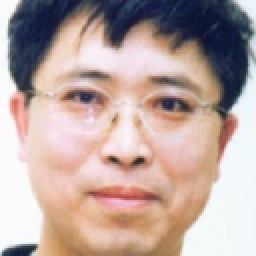
#> input picture Faces/0001_0000255/0001_0000255_3.jpg, 128 x 128 px (shown 2 times larger); its folder holds only this picture in this run
$ python face_extract.py Faces/0001_0000255
#> lines starting #> are read from the running program, lines starting #| are printed output that depends on the picture
#Importing Libraries
from PIL import Image
import os
import sys
import numpy as np
import cv2
import imghdr
from pathlib import Path

#Input the folder name of the dataset
directory = sys.argv[1]
#Path where the extracted faces from images will be saved
OUTPUT = os.path.join(directory, "Faces")
print(OUTPUT)

#Loading HaarCascade classifier
face_cascade = cv2.CascadeClassifier("HaarCascade/haarcascade_frontalface_default.xml")

#Defining a function to extract the faces and save them
def main(file, folder, count):
    #determining the extension of the image
#> called with folder = 'Faces/0001_0000255', count = 1
    type_img = imghdr.what(file)
    ext = ['jpg', 'jpeg', 'png', 'gif', 'bmp']
    if type_img in ext:
        try:
            print(file)
            image = Image.open(file)
#> image is the input picture: PIL image 128x128 RGB; mean R, G, B 186.5, 165.8, 160.3
            opencvImage = cv2.cvtColor(np.array(image), cv2.COLOR_RGB2BGR)
            #Given an image and it returns rectangle co-ordinates of faces detected
            faces = face_cascade.detectMultiScale(opencvImage, 1.3, 5)
#> faces = [[10, 9, 109, 109]]
            #Then we take only those images which contain only 1 face
            if len(faces) == 1:
                for (x, y, w, h) in faces:
                    #extracting the region of interest
                    roi = opencvImage[y:y+h, x:x+w]
                    roi = cv2.resize(roi, (128, 128))
                    arr = np.array(roi)
                    #Then we will save the image in the desired folder
                    #But we will save the image in the same folder name which was given in the dataset
                    #and for that we first gave the path where the folder will be created
                    #and then its required folder name
                    FOLDER = os.path.join(OUTPUT, os.path.basename(folder))
                    #If the folder does not exist, we will first create the folder
                    if not os.path.exists(FOLDER):
                            os.makedirs(FOLDER)
                    #Next we assign the name to the image of face which is extracted
                    #and the same will be its folder name(as it's the name of person)
                    #with the number joining it which count the number of each person's image
                    output_file_name = os.path.join(FOLDER, os.path.basename(folder)+"_"+str(count)+".jpg")
                    print(output_file_name)
                    #Saving the image
                    cv2.imwrite(output_file_name, arr)
                    continue
#> this loop made 1 pass
#| Faces/0001_0000255/Faces/0001_0000255/0001_0000255_1.jpg
#> pass 1, in main, `roi = opencvImage[y:y+h, x:x+w]`:
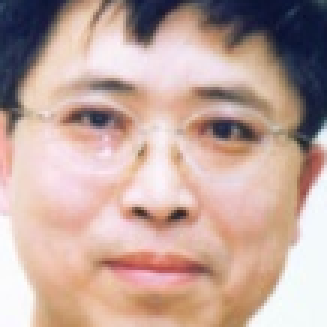
#> roi: shape (109, 109, 3) (shown 3 times larger); mean B, G, R 157.2, 165.6, 192.9
#> pass 1, in main, `roi = cv2.resize(roi, (128, 128))`:
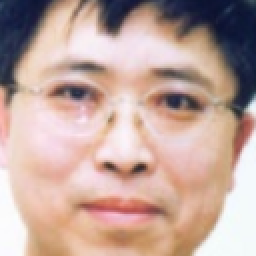
#> roi: shape (128, 128, 3) (shown 2 times larger); mean B, G, R 157.1, 165.5, 192.8
        except:
            print("Something went wrong")

#Defining function to loop over all the images in the dataset folder
def recur(folder_path):
    #Provide path of the folder
    p = Path(folder_path)
    #Store all the files in that path
    dirs = p.glob("*")
    #Track a count of the images of each unique folder
    i=0
    for folder in dirs:
        #print(folder)
        #If its a folder the function will be called again
        if folder.is_dir():
            recur(folder)
        #Else if it is an image then the main function is called
        else:
            i+=1
            main(folder, folder_path, i)

#Calling the recur function
recur(directory)

$ run again, on Faces/0001_0000284/0001_0000284_11.jpg
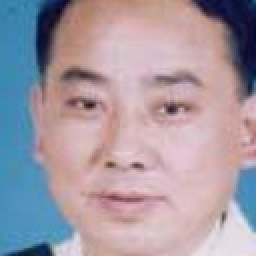
#> input picture Faces/0001_0000284/0001_0000284_11.jpg, 128 x 128 px (shown 2 times larger)
#> in main, image is the input picture: PIL image 128x128 RGB; mean R, G, B 165.3, 153.5, 163.7
#> faces = [[10, 9, 111, 111]]
#> the loop in main, `for (x, y, w, h) in faces:` made 1 pass
#> (printed output is left out)
#> pass 1, in main, `roi = opencvImage[y:y+h, x:x+w]`:
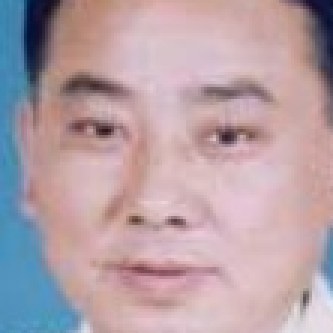
#> roi: shape (111, 111, 3) (shown 3 times larger); mean B, G, R 166.7, 160.3, 181.7

$ run again, on Faces/0001_0000292/0001_0000292_4.jpg
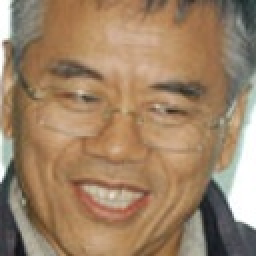
#> input picture Faces/0001_0000292/0001_0000292_4.jpg, 128 x 128 px (shown 2 times larger)
#> in main, image is the input picture: PIL image 128x128 RGB; mean R, G, B 157.9, 130.2, 102.1
#> faces = [[9, 7, 110, 110]]
#> the loop in main, `for (x, y, w, h) in faces:` made 1 pass
#> (printed output is left out)
#> pass 1, in main, `roi = opencvImage[y:y+h, x:x+w]`:
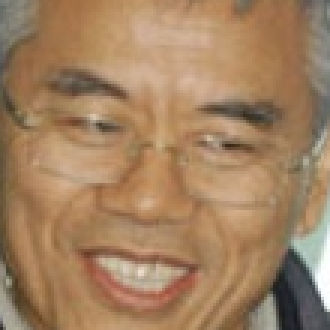
#> roi: shape (110, 110, 3) (shown 3 times larger); mean B, G, R 96.8, 129.1, 162.3

$ run again, on Faces/0001_0000298/0001_0000298_10.jpg
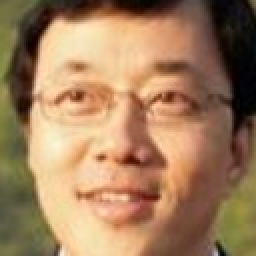
#> input picture Faces/0001_0000298/0001_0000298_10.jpg, 128 x 128 px (shown 2 times larger)
#> in main, image is the input picture: PIL image 128x128 RGB; mean R, G, B 161.6, 126.4, 92.6
#> faces = [[9, 10, 108, 108]]
#> the loop in main, `for (x, y, w, h) in faces:` made 1 pass
#> (printed output is left out)
#> pass 1, in main, `roi = opencvImage[y:y+h, x:x+w]`:
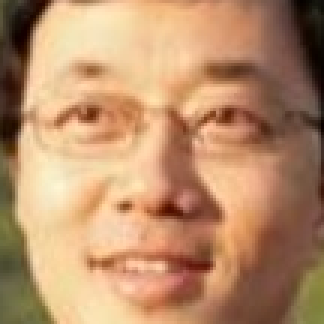
#> roi: shape (108, 108, 3) (shown 3 times larger); mean B, G, R 106.6, 142.4, 185.3
